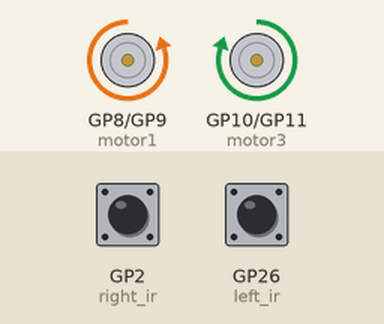
Simulated run of this program. Board: Raspberry Pi Pico running MicroPython. Parts: motor-driver pin pairs drawn as motors (green arrow = first pin HIGH = forward, orange = second pin HIGH = backward, longer = more drive, scaled by the enable pin). The inputs (shaded band) are chosen by the test bench; at power-on: GP2 (right_ir) LOW, GP26 (left_ir) LOW. What the program prints to the serial console is not drawn.

Above: at 1.2 s.
1.3 s: GP2 (right_ir) pulled HIGH for 0.15 s
At 1.39 s:
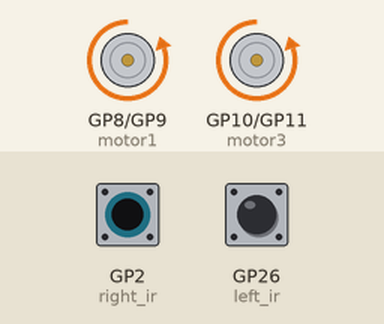
2.9 s: GP26 (left_ir) pulled HIGH for 0.15 s
At 2.99 s:
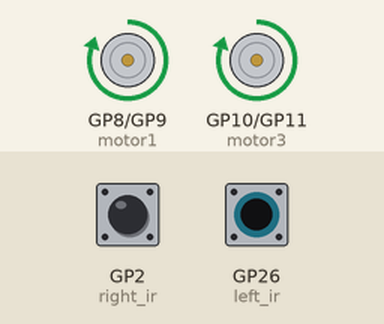
4.5 s: GP26 (left_ir) pulled HIGH for 3.2 s
At 8.9 s:
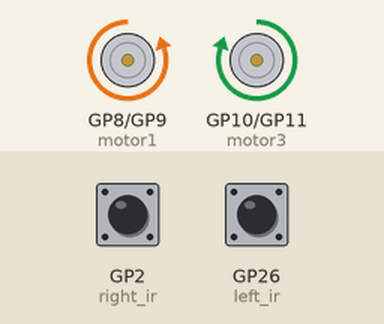
9.2 s: GP2 (right_ir) pulled HIGH for 3.2 s
At 10.2 s:
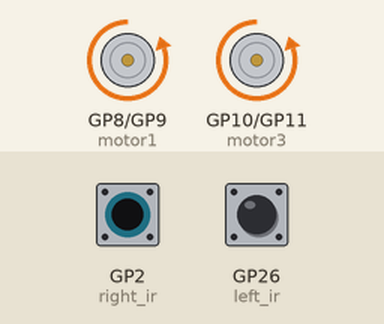
Timing chart, 0 to 13.9 s (numbered marks = the images above; inputs shaded):
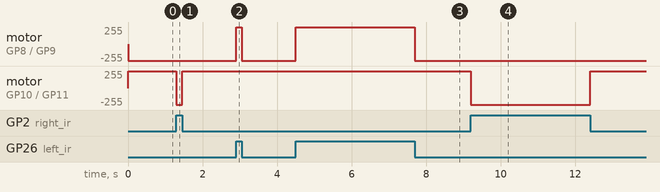

Measured:
- after the input at 1.3 s, motor on GP10 (motor3) / GP11 (motor4): forward 253/255 → backward 253/255 at once, → forward 253/255 0.15 s later
- after the input at 2.9 s, motor on GP8 (motor1) / GP9 (motor2): backward 253/255 → forward 253/255 at once, → backward 253/255 0.15 s later
- after the input at 4.5 s, motor on GP8 (motor1) / GP9 (motor2): backward 253/255 → forward 253/255 at once, → backward 253/255 3.2 s later
- after the input at 9.2 s, motor on GP10 (motor3) / GP11 (motor4): forward 253/255 → backward 253/255 at once, → forward 253/255 3.2 s later

The program:

PALING_JADI.py
```python
# Raspberry Pi Pico based Line Following Robot
from machine import Pin,PWM #importing PIN and PWM
import time #importing time
import utime
# Defining motor pins
motor1=Pin(8,Pin.OUT)
motor2=Pin(9,Pin.OUT)
motor3=Pin(10,Pin.OUT)
motor4=Pin(11,Pin.OUT)
# Defining enable pins and PWM object
enable1=PWM(Pin(6))
enable2=PWM(Pin(7))
# Defining  right and left IR digital pins as input
right_ir = Pin(2, Pin.IN)
left_ir = Pin(26, Pin.IN)
# Defining frequency for enable pins
enable1.freq(1000)
enable2.freq(1000)
# Setting maximum duty cycle for maximum speed
enable1.duty_u16(65025)
enable2.duty_u16(65025)
# Forward
def move_forward():
    motor1.low()
    motor2.high()
    motor3.high()
    motor4.low()
# Backward
def move_backward():
    motor1.high()
    motor2.low()
    motor3.low()
    motor4.high()
#Turn Right
def turn_right():
    motor1.low()
    motor2.high()
    motor3.low()
    motor4.high()

#Turn Left
def turn_left():
    motor1.high()
    motor2.low()
    motor3.high()
    motor4.low()


#Stop
def stop():
    motor1.low()
    motor2.low()
    motor3.low()
    motor4.low()


while True:
    right_val=right_ir.value() #Getting right IR value(0 or 1)
    left_val=left_ir.value() #Getting left IR value(0 or 1)
    print(str(right_val)+"-"+str(left_val))
    # Controlling robot direction based on IR value
    if right_val==0 and left_val==0:
        move_forward()
    elif right_val==1 and left_val==0:
        turn_right()
    elif right_val==0 and left_val==1:
        turn_left()
    elif right_val == 1 and left_val == 1:  # Both sensors are active
        # Add code to turn right when both sensors are active
        turn_right()
    else:
        stop()
```
